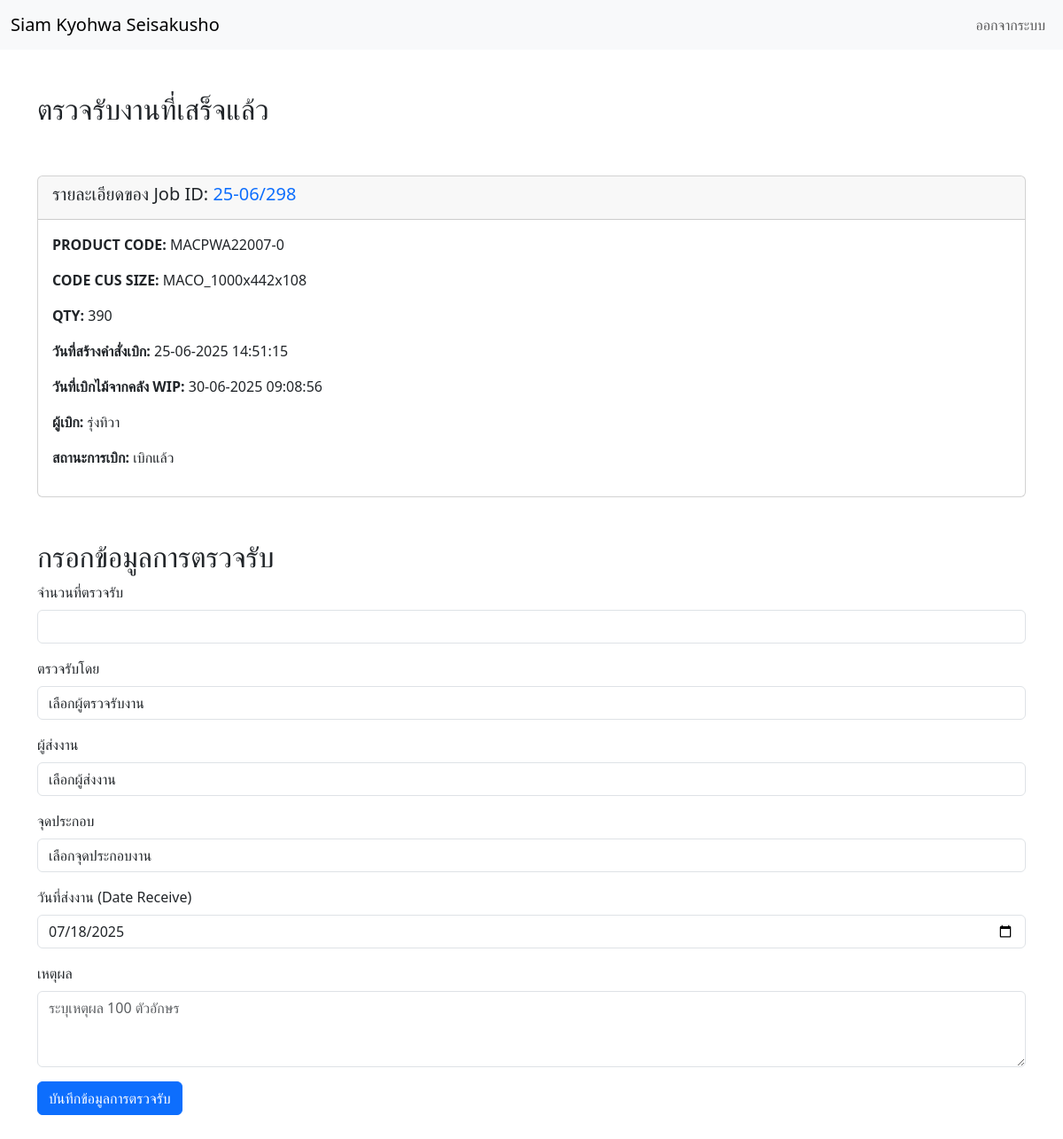
Page /check_product_complete.php?job_id=25-06/298 on the committed database.
### tables this page shows
CREATE TABLE IF NOT EXISTS `wood_issue` (
  `issue_id` int(11) NOT NULL AUTO_INCREMENT,
  `job_id` varchar(50) NOT NULL,
  `job_type` varchar(50) DEFAULT NULL,
  `prod_id` varchar(50) NOT NULL,
  `product_code` varchar(50) NOT NULL,
  `quantity` int(11) NOT NULL,
  `price_value` double NOT NULL DEFAULT 0,
  `total_wage` double NOT NULL DEFAULT 0,
  `wood_wastage` float DEFAULT 0,
  `wood_type` enum('NONFSC','FSCMIX','FSC100') NOT NULL,
  `creation_date` datetime NOT NULL DEFAULT current_timestamp(),
  `create_by` varchar(50) DEFAULT NULL,
  `want_receive` datetime DEFAULT NULL,
  `issue_date` datetime DEFAULT NULL,
  `issued_by` varchar(100) NOT NULL,
  `issue_status` enum('รอยืนยันงาน','สั่งไม้','กำลังเตรียมไม้','รอเบิก','เบิกแล้ว','ปิดสำเร็จ','ยกเลิก','รอยืนยันการสั่งจ่าย','สั่งจ่ายแล้ว') NOT NULL DEFAULT 'สั่งไม้' COMMENT 'สถานะการเบิกไม้: รอเบิก = ยังไม่ได้เบิก, เบิกแล้ว = เบิกไม้เรียบร้อย',
  `issue_type` varchar(50) NOT NULL DEFAULT 'ใบเบิกใช้',
  `remark` varchar(100) DEFAULT NULL,
  PRIMARY KEY (`issue_id`)
);

CREATE TABLE IF NOT EXISTS `prod_list` (
  `prod_id` int(11) NOT NULL AUTO_INCREMENT,
  `prod_code` varchar(50) DEFAULT NULL,
  `customer_id` int(11) DEFAULT NULL,
  `code_cus_size` text DEFAULT NULL,
  `prod_type` varchar(50) DEFAULT NULL,
  `prod_partno` varchar(50) DEFAULT NULL,
  `length` int(11) DEFAULT NULL,
  `width` int(11) DEFAULT NULL,
  `thickness` int(11) DEFAULT NULL,
  `prod_description` text DEFAULT NULL,
  PRIMARY KEY (`prod_id`)
);

### check_product_complete.php (the view, shortened to what this page needs)
<?php
include('config_db.php');
$job_id = "";
$data = [];
if (isset($_GET['job_id'])) {
    $job_id = $_GET['job_id'];
} elseif (isset($_POST['job_id'])) {
    $job_id = $_POST['job_id'];
}
if (!empty($job_id)) {
    $query = "SELECT wi.job_id, pl.prod_code, wi.quantity, wi.creation_date, wi.issue_date, wi.issued_by, wi.issue_status, pl.code_cus_size, pl.prod_id
    FROM wood_issue wi
    JOIN prod_list pl ON wi.prod_id = pl.prod_id
    WHERE wi.job_id = '$job_id' AND wi.issue_status = 'เบิกแล้ว'";
    $result = mysqli_query($conn, $query);
    if (mysqli_num_rows($result) > 0) {
        $data = mysqli_fetch_assoc($result);
    } else {
        $data['error'] = "ไม่พบข้อมูลสำหรับ Job ID นี้";
    }
} else {
    $data['error'] = "กรุณาระบุ Job ID สำหรับการค้นหา";
}
?>
<!DOCTYPE html>
<html lang="en">
<head>
    <link href="https://cdn.jsdelivr.net/npm/bootstrap@5.3.0-alpha1/dist/css/bootstrap.min.css" rel="stylesheet">
</head>
<body>
<?php include('navbar.php'); ?>
    <div class="container my-5">
        <h2>ตรวจรับงานที่เสร็จแล้ว</h2>
        <br><br>
        <?php if (isset($data['error'])): ?>
            <div class="alert alert-info" role="alert">
                <?= $data['error']; ?>
            </div>
        <?php elseif (!empty($data)): ?>
            <div class="card mb-4">
                <div class="card-header">
                    <h5 class="card-title">รายละเอียดของ Job ID: <span class="text-primary"><?= $data['job_id']; ?></span></h5>
                </div>
                <div class="card-body">
                    <p><strong>PRODUCT CODE:</strong> <?= $data['prod_code']; ?></p>
                    <p><strong>CODE CUS SIZE:</strong> <?= $data['code_cus_size']; ?></p>
                    <p><strong>QTY:</strong> <?= $data['quantity']; ?></p>
                    <p><strong>วันที่สร้างคำสั่งเบิก:</strong> <?= date("d-m-Y H:i:s", strtotime($data['creation_date'])); ?></p>
                    <p><strong>วันที่เบิกไม้จากคลัง WIP:</strong> <?= date("d-m-Y H:i:s", strtotime($data['issue_date'])); ?></p>
                    <p><strong>ผู้เบิก:</strong> <?= $data['issued_by']; ?></p>
                    <p><strong>สถานะการเบิก:</strong> <?= $data['issue_status']; ?></p>
                </div>
            </div>
        <?php endif; ?>
    </div>
    <div class="container my-5">
        <h2>กรอกข้อมูลการตรวจรับ</h2>
        <form action="" method="POST" onsubmit="return confirmSubmit()">
            <div class="mb-3">
                <label for="prod_complete_qty" class="form-label">จำนวนที่ตรวจรับ</label>
                <input type="number" name="prod_complete_qty" class="form-control" required>
            </div>
            <div class="mb-3">
                <label for="receive_by" class="form-label">ตรวจรับโดย</label>
                <select name="receive_by" class="form-control" required>
                    <option value="" selected>เลือกผู้ตรวจรับงาน</option>
                </select>
            </div>
            <div class="mb-3">
                <label for="send_by" class="form-label">ผู้ส่งงาน</label>
                <select name="send_by" class="form-control" required>
                    <option value="" selected>เลือกผู้ส่งงาน</option>
                </select>
            </div>
            <div class="mb-3">
                <label for="assembly_point" class="form-label">จุดประกอบ</label>
                <select name="assembly_point" class="form-control" required>
                    <option value="" selected>เลือกจุดประกอบงาน</option>
                </select>
            </div>
            <div class="mb-3">
                <label for="date_receive" class="form-label">วันที่ส่งงาน (Date Receive)</label>
                <input type="date"
                    name="date_receive"
                    id="date_receive"
                    class="form-control"
                    value="<?= date('Y-m-d'); ?>"
                    required>
            </div>
            <div class="mb-3">
                <label for="reason" class="form-label">เหตุผล</label>
                <textarea name="reason" id="reason" class="form-control" rows="3" placeholder="ระบุเหตุผล 100 ตัวอักษร"></textarea>
            </div>
            <button type="submit" name="submit" class="btn btn-primary">บันทึกข้อมูลการตรวจรับ</button>
        </form>
    </div>
</body>
</html>

### rows in the picture
wood_issue: job "25-06/298", prod.prod_code "MACPWA22007-0", prod.code_cus_size "MACO_1000x442x108", quantity "390", creation_date "25-06-2025 14:51:15", issue_date "30-06-2025 09:08:56", issued_by "รุ่งทิวา", issue_status "เบิกแล้ว"
